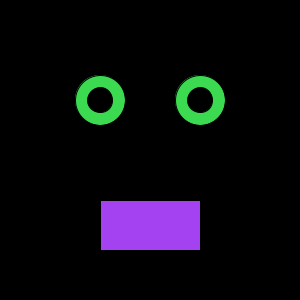
Frame 1 (no input)
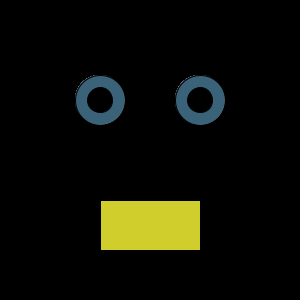
Frame 60 (the mouse pressed at the canvas centre just before this capture)
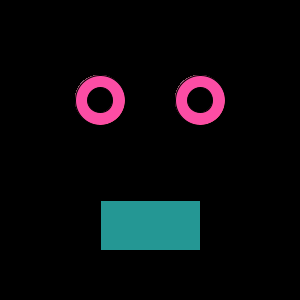
Frame 120 (the mouse held since frame 60 and released just before this capture)

The Processing sketch that drew these frames (run headless with seeded random() and noise(); from frame 60 on, the mouse is pressed at the canvas centre):

// Processing sketch: processing_22295
// ── processing_22295.pde

void setup(){
  size(300,300);
  background(0);
}
void draw () {
  
  fill(random(255),random(255),random(255));
  rect(100,200,100,50);
  

 fill(random(255),random(255),random(255));
  stroke(0);
  ellipse(100,100,50,50);
  
  ellipse(200,100,50,50);
  
  fill(0);
  ellipse(100,100,25,25);
   
  ellipse(200,100,25,25);
  
  
  
}

                
